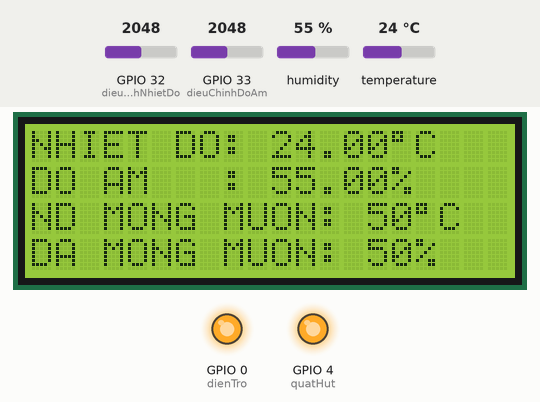
Recording of a sketch running on a simulated ESP32. On the bench: 20×4 character LCD, output pins drawn as LEDs (lit = HIGH). The inputs (shaded band) are chosen by the test bench; at power-on: humidity 55 %, GPIO 32 (dieuChinhNhietDo) = 2048, GPIO 33 (dieuChinhDoAm) = 2048, temperature 24 °C. What the sketch prints to the serial monitor is not drawn.

Above: at 1.2 s.
1.3 s: humidity set to 51 %
At 4.5 s:
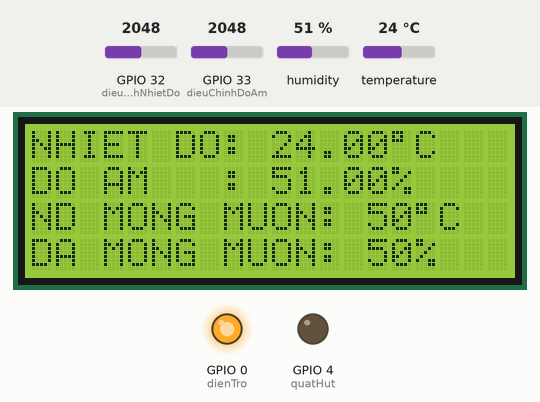
5.3 s: GPIO 32 (dieuChinhNhietDo) set to 960
At 7.0 s:
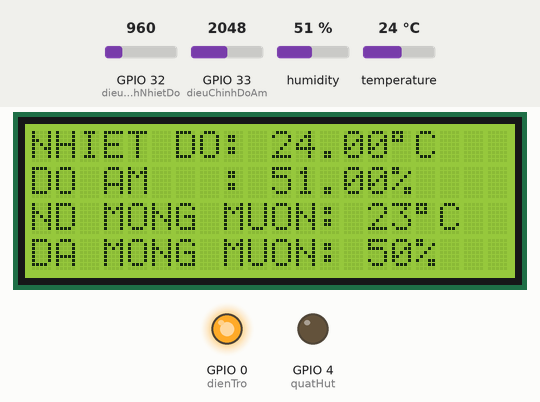
9.3 s: GPIO 32 (dieuChinhNhietDo) set to 828
At 13.4 s:
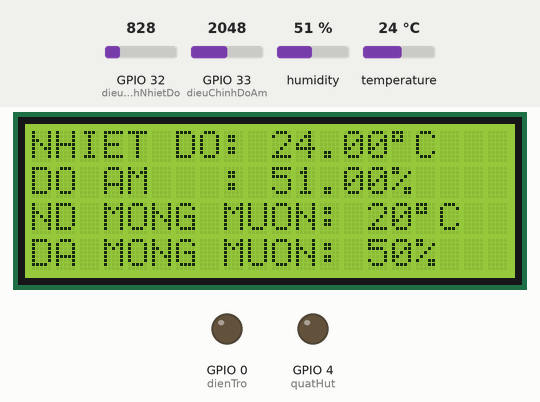
13.9 s: GPIO 33 (dieuChinhDoAm) set to 1994
At 16.0 s:
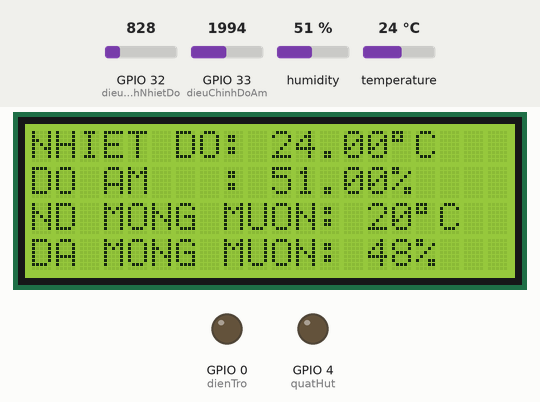
17.9 s: GPIO 33 (dieuChinhDoAm) set to 1904
At 19.8 s:
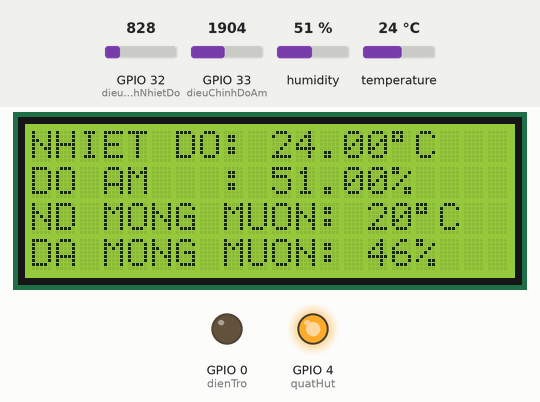
21.9 s: temperature set to 12 °C
At 26.1 s:
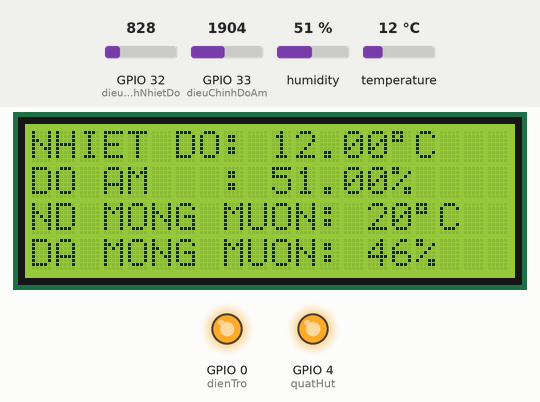
Timing chart, 0 to 27.2 s (numbered marks = the images above; inputs shaded):
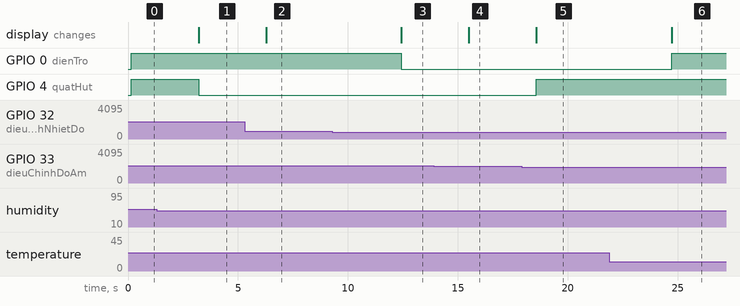

The sketch:

docNhietDo_DoAm_V2.ino
```cpp
#include "DHT.h"
#include <LiquidCrystal_I2C.h>

#define dieuChinhNhietDo 32
#define dieuChinhDoAm 33
#define dienTro 0   //
#define quatHut 4 //
#define DHTPIN 27 // doi chan 25 thanh 27

// 2 Chan 15 va 16 chua su dung
#define chanSo4 15
#define chanSo16 16
#define DHTTYPE DHT21
DHT dht(DHTPIN, DHTTYPE);
LiquidCrystal_I2C lcd(0x27, 20, 4);

boolean trangThaiDienTro = false, trangThaiQuatHut = false;

void setup() {
  Serial.begin(115200);
  lcd.init();
  lcd.backlight();
  dht.begin();
  pinMode(dienTro, OUTPUT);
  pinMode(quatHut, OUTPUT);

  digitalWrite(dienTro, LOW);
  digitalWrite(quatHut, LOW);
  digitalWrite(chanSo4, LOW);
  digitalWrite(chanSo16, LOW);
  //delay(5000);
}

void loop() {
  lcd.clear();
  readAndDisplayData();
  delay(3000);
}

void readAndDisplayData() {
  float tempC = dht.readTemperature();
  float humi  = dht.readHumidity();
  long giaTriNhietDo = analogRead(dieuChinhNhietDo);
  long giaTriDoAm = analogRead(dieuChinhDoAm);
  int targetTemp = map(giaTriNhietDo, 0, 4095, 0, 100);
  int targetHumi = map(giaTriDoAm, 0, 4095, 0, 100);
  float tempDiff = targetTemp - tempC;
  float humiDiff = targetHumi - humi;

  Serial.println("////////////////");
  Serial.println("ND CB");
  Serial.println(tempC);
  Serial.println(humi);
  // Serial.println("ND MM");
  // Serial.println(targetTemp);
  // Serial.println(targetHumi);
  // Serial.println("Sai so");
  // Serial.println(tempDiff);
  // Serial.println(humiDiff);


  // DOC NHIET DO
  lcd.setCursor(0, 0);
  lcd.print("NHIET DO: ");
  lcd.print(tempC);
  lcd.print((char)223);
  lcd.print("C");

  // DOC DO AM
  lcd.setCursor(0, 1);
  lcd.print("DO AM   : ");
  lcd.print(humi);
  lcd.print("%");

  // SET NHIET DO
  lcd.setCursor(0, 2);
  lcd.print("ND MONG MUON: ");
  lcd.print(targetTemp);
  lcd.print((char)223);
  lcd.print("C");
  //lastTargetTemp = targetTemp;

  // SET DO AM
  lcd.setCursor(0, 3);
  lcd.print("DA MONG MUON: ");
  lcd.print(targetHumi);
  lcd.print("%");
  //lastTargetHumi = targetHumi;

  // Dieu khien dien tro
  if (tempDiff > 2) {
    digitalWrite(dienTro, HIGH);
    trangThaiDienTro = true;
  }
  else if (tempDiff < -2) {
    digitalWrite(dienTro, LOW);
    trangThaiDienTro = false;
  }

  // Dieu khien do am (Quat hut dang sau)
  if (humiDiff < -3) {
    digitalWrite(quatHut, HIGH);
    trangThaiQuatHut = true;
  }
  else if (humiDiff > -3) {
    digitalWrite(quatHut, LOW);
    trangThaiQuatHut = false;
  }
}
```

Measured:
- the behaviour switches between 53 and 52 % on humidity (found by bisection; images 0 and 1)
- the behaviour switches between 901 and 900 on GPIO 32 (dieuChinhNhietDo) (found by bisection; images 2 and 3)
- the behaviour switches between 1966 and 1965 on GPIO 33 (dieuChinhDoAm) (found by bisection; images 4 and 5)
- after the input at 1.3 s, GPIO 4 (quatHut): HIGH → LOW after 1.9 s; the display: changes after 1.9 s (image 1)
- after the input at 5.3 s, the display: changes after 0.98 s (image 2)
- after the input at 9.3 s, GPIO 0 (dienTro): HIGH → LOW after 3.1 s; the display: changes after 3.1 s (image 3)
- after the input at 13.9 s, the display: changes after 1.6 s (image 4)
- after the input at 17.9 s, GPIO 4 (quatHut): LOW → HIGH after 0.68 s; the display: changes after 0.68 s (image 5)
- after the input at 21.9 s, GPIO 0 (dienTro): LOW → HIGH after 2.8 s; the display: changes after 2.8 s (image 6)
